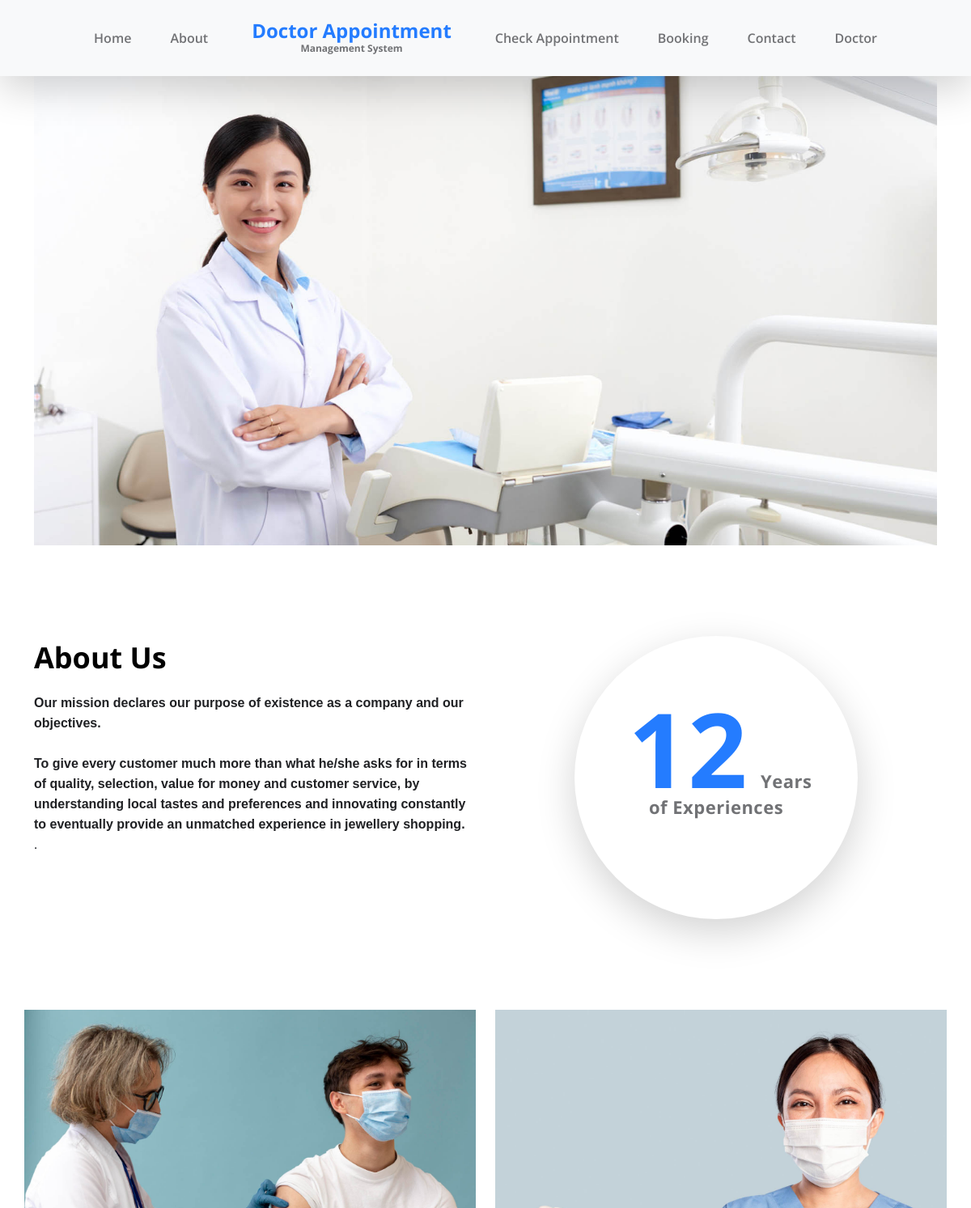
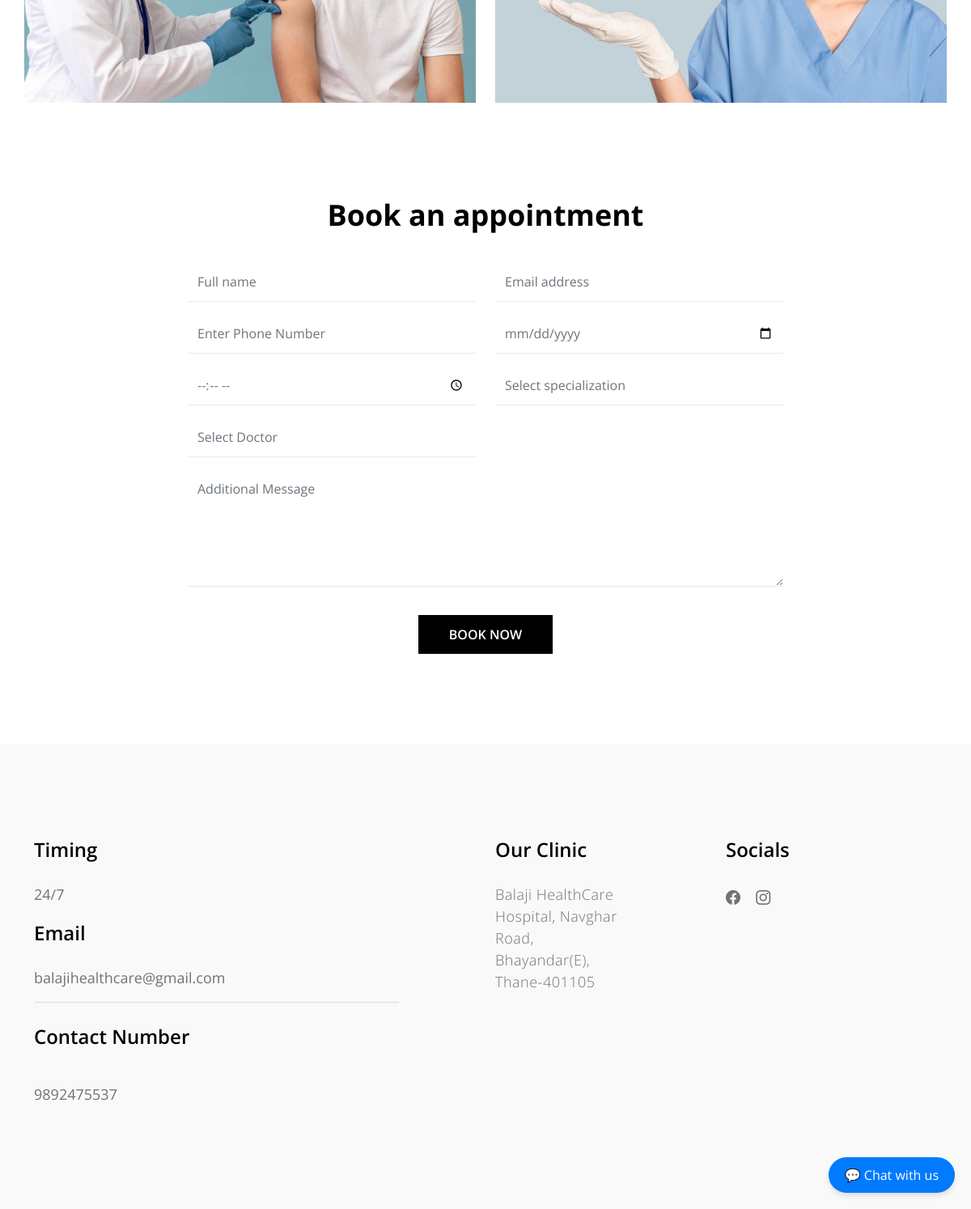
The page / on the database its author committed (2 pictures, top to bottom).
### tables this page shows
CREATE TABLE `tblpage` (
  `ID` int(10) NOT NULL,
  `PageType` varchar(200) DEFAULT NULL,
  `PageTitle` mediumtext DEFAULT NULL,
  `PageDescription` mediumtext DEFAULT NULL,
  `Email` varchar(200) DEFAULT NULL,
  `MobileNumber` bigint(10) DEFAULT NULL,
  `UpdationDate` date DEFAULT NULL,
  `Timing` varchar(200) NOT NULL
);

### index.php (the view, shortened to what this page needs)
<?php
include('doctor/includes/dbconnection.php');
?>
<!doctype html>
<html lang="en">
<head>
    <link href="css/bootstrap.min.css" rel="stylesheet">
    <link href="css/bootstrap-icons.css" rel="stylesheet">
    <link href="css/owl.carousel.min.css" rel="stylesheet">
    <link href="css/owl.theme.default.min.css" rel="stylesheet">
    <link href="css/templatemo-medic-care.css" rel="stylesheet">
</head>
<body id="top">
    <main>
        <?php include_once('includes/header.php'); ?>
        <section class="hero" id="hero">
            <div class="container">
                <div class="row">
                    <div class="col-12">
                        <div id="myCarousel" class="carousel slide carousel-fade" data-bs-ride="carousel">
                            <div class="carousel-inner">
                                <div class="carousel-item">
                                    <img src="images/slider/young-asian-female-dentist-white-coat-posing-clinic-equipment.jpg" class="img-fluid" alt="">
                                </div>
                            </div>
                        </div>
                    </div>
                </div>
            </div>
        </section>
        <section class="section-padding" id="about">
            <div class="container">
                <div class="row">
                    <div class="col-lg-6 col-md-6 col-12">
                        <?php
                        $sql = "SELECT * from tblpage where PageType='aboutus'";
                        $query = $dbh->prepare($sql);
                        $query->execute();
                        $results = $query->fetchAll(PDO::FETCH_OBJ);
                        if ($query->rowCount() > 0) {
                            foreach ($results as $row) {               ?>
                                <h2 class="mb-lg-3 mb-3"><?php echo htmlentities($row->PageTitle); ?></h2>
                                <p><?php echo ($row->PageDescription); ?>.</p>
                        <?php $cnt = $cnt + 1;
                            }
                        } ?>
                    </div>
                    <div class="col-lg-4 col-md-5 col-12 mx-auto">
                        <div class="featured-circle bg-white shadow-lg d-flex justify-content-center align-items-center">
                            <p class="featured-text"><span class="featured-number">12</span> Years<br> of Experiences</p>
                        </div>
                    </div>
                </div>
            </div>
        </section>
        <section class="gallery">
            <div class="container">
                <div class="row">
                    <div class="col-lg-6 col-6 ps-0">
                        <img src="images/gallery/medium-shot-man-getting-vaccine.jpg" class="img-fluid galleryImage" alt="get a vaccine" title="get a vaccine for yourself">
                    </div>
                    <div class="col-lg-6 col-6 pe-0">
                        <img src="images/gallery/female-doctor-with-presenting-hand-gesture.jpg" class="img-fluid galleryImage" alt="wear a mask" title="wear a mask to protect yourself">
                    </div>
                </div>
            </div>
        </section>
        <section class="section-padding" id="booking">
            <div class="container">
                <div class="row">
                    <div class="col-lg-8 col-12 mx-auto">
                        <div class="booking-form">
                            <h2 class="text-center mb-lg-3 mb-2">Book an appointment</h2>
                            <form role="form" method="post">
                                <div class="row">
                                    <div class="col-lg-6 col-12">
                                        <input type="text" name="name" id="name" class="form-control" placeholder="Full name" required='true'>
                                    </div>
                                    <div class="col-lg-6 col-12">
                                        <input type="email" name="email" id="email" pattern="[^ @]*@[^ @]*" class="form-control" placeholder="Email address" required='true'>
                                    </div>
                                    <div class="col-lg-6 col-12">
                                        <input type="telephone" name="phone" id="phone" class="form-control" placeholder="Enter Phone Number" maxlength="10">
                                    </div>
                                    <div class="col-lg-6 col-12">
                                        <input type="date" name="date" id="date" value="" class="form-control">
                                    </div>
                                    <div class="col-lg-6 col-12">
                                        <input type="time" name="time" id="time" value="" class="form-control">
                                    </div>
                                    <div class="col-lg-6 col-12">
                                        <select onChange="getdoctors(this.value);" name="specialization" id="specialization" class="form-control" required>
                                            <option value="">Select specialization</option>
                                        </select>
                                    </div>
                                    <div class="col-lg-6 col-12">
                                        <select name="doctorlist" id="doctorlist" class="form-control">
                                            <option value="">Select Doctor</option>
                                        </select>
                                    </div>
                                    <div class="col-12">
                                        <textarea class="form-control" rows="5" id="message" name="message" placeholder="Additional Message"></textarea>
                                    </div>
                                    <div class="col-lg-3 col-md-4 col-6 mx-auto">
                                        <button type="submit" class="form-control" name="submit" id="submit-button">Book Now</button>
                                    </div>
                                </div>
                            </form>
                        </div>
                    </div>
                </div>
            </div>
        </section>
    </main>
    <?php include_once('includes/footer.php'); ?>
<div class="chat-container">
    <button id="hubspot-chat-widget" class="chat-button" onclick="toggleChat()">
        💬 Chat with us
    </button>
</div>
</body>
</html>

### includes/header.php (shortened to what this page needs)
<nav class="navbar navbar-expand-lg bg-light fixed-top shadow-lg">
                <div class="container">
                    <div class="collapse navbar-collapse" id="navbarNav">
                        <ul class="navbar-nav mx-auto">
                            <li class="nav-item active">
                                <a class="nav-link" href="index.php">Home</a>
                            </li>
                            <li class="nav-item">
                                <a class="nav-link" href="#about">About</a>
                            </li>
                            <a class="navbar-brand d-none d-lg-block" href="index.php">
                                Doctor Appointment
                                <strong class="d-block">Management System</strong>
                            </a>
                            <li class="nav-item">
                                <a class="nav-link" href="check-appointment.php">Check Appointment</a>
                            </li>
                            <li class="nav-item">
                                <a class="nav-link" href="#booking">Booking</a>
                            </li>
                            <li class="nav-item">
                                <a class="nav-link" href="#contact">Contact</a>
                            </li>
                             <li class="nav-item active">
                                <a class="nav-link" href="doctor/login.php">Doctor</a>
                            </li>
                        </ul>
                    </div>
                </div>
            </nav>

### includes/footer.php (shortened to what this page needs)
<footer class="site-footer section-padding" id="contact">
            <div class="container">
                <div class="row">
                    <div class="col-lg-5 me-auto col-12">
                        <?php
$sql="SELECT * from tblpage where PageType='contactus'";
$query = $dbh -> prepare($sql);
$query->execute();
$results=$query->fetchAll(PDO::FETCH_OBJ);
$cnt=1;
if($query->rowCount() > 0)
{
foreach($results as $row)
{               ?>
                        <h5 class="mb-lg-4 mb-3">Timing</h5>
                        <ul class="list-group list-group-flush">
                            <li class="list-group-item d-flex">
                                <?php  echo ($row->Timing);?>
                            </li></ul>
                            <h5 class="mb-lg-4 mb-3">Email</h5>
                            <ul class="list-group list-group-flush">
                            <li class="list-group-item d-flex">
                                <?php  echo ($row->Email);?></li>
                                <br>
                                 <h5 class="mb-lg-4 mb-3">Contact Number</h5>
                            <li class="list-group-item d-flex">
                                <?php  echo ($row->MobileNumber);?></li>
                        </ul>
                    </div>
                    <div class="col-lg-2 col-md-6 col-12 my-4 my-lg-0">
                        <h5 class="mb-lg-4 mb-3">Our Clinic</h5>
                        <p><?php  echo ($row->PageDescription);?></p>
                    </div>
<?php $cnt=$cnt+1;}} ?>
                    <div class="col-lg-3 col-md-6 col-12 ms-auto">
                        <h5 class="mb-lg-4 mb-2">Socials</h5>
                        <ul class="social-icon">
                            <li><a href="https://www.facebook.com/profile.php?id=61566247006091" class="social-icon-link bi-facebook"></a></li>
                            <li><a href="https://www.instagram.com/balaji_healthcare_hospital18/" class="social-icon-link bi-instagram"></a></li>
                        </ul>
                    </div>
                </div>
        </footer>

### css/templatemo-medic-care.css (style rules this page uses)
:root { --white-color: #FFFFFF; --primary-color: #247cff; --section-bg-color: #F9F9F9; --dark-color: #000000; --title-color: #565758; --p-color: #717275; --border-color: #eaeaea; --body-font-family: 'Open Sans', sans-serif; --h1-font-size: 48px; --h2-font-size: 36px; --h3-font-size: 32px; --h4-font-size: 28px; --h5-font-size: 24px; --h6-font-size: 22px; --p-font-size: 18px; --menu-font-size: 16px; --font-weight-light: 300; --font-weight-normal: 400; --font-weight-semibold: 600; --font-weight-bold: 700; }
body { background: var(--white-color); font-family: var(--body-font-family); position: relative; padding-top: 94px; }
h2, h3, h4, h5, h6 { color: var(--dark-color); line-height: inherit; }
h1, h2, h3, h4, h5, h6 { font-weight: var(--font-weight-semibold); }
h1, h2 { font-weight: var(--font-weight-bold); }
h2 { font-size: var(--h2-font-size); }
h5 { font-size: var(--h5-font-size); }
p { color: var(--p-color); font-size: var(--p-font-size); font-weight: var(--font-weight-light); letter-spacing: 0.5px; }
a, button { touch-action: manipulation; transition: all 0.3s; }
a { color: var(--p-color); text-decoration: none; }
.section-padding { padding-top: 7rem; padding-bottom: 7rem; }
b, strong { font-weight: var(--font-weight-bold); }
.list-group-item { background-color: transparent; color: var(--p-color); font-size: var(--p-font-size); padding: 1rem 0; }
.list-group-item:first-child { padding-top: 0; }
.hero { padding-top: 0rem; }
.hero .container { position: relative; overflow: hidden; height: 580px; }
.featured-circle { border-radius: 100%; width: 350px; height: 350px; margin: 0 auto; padding: 0 20px; }
.featured-text { font-size: var(--h6-font-size); line-height: 2rem; font-weight: var(--font-weight-bold); text-align: center; margin-bottom: 0; }
.featured-number { color: var(--primary-color); font-size: 8rem; margin: 0 10px; }
.navbar { padding-top: 20px; padding-bottom: 20px; }
.navbar-brand { color: var(--primary-color); font-size: var(--h5-font-size); font-weight: var(--font-weight-bold); margin: 0 30px; padding: 0; text-align: center; }
.navbar-brand strong { color: var(--p-color); font-size: 12px; position: relative; bottom: 5px; }
.navbar-expand-lg .navbar-nav .nav-link { padding-right: 1.5rem; padding-left: 1.5rem; }
.navbar-nav .nav-link { color: var(--p-color); font-weight: var(--font-weight-semibold); font-size: var(--menu-font-size); padding-top: 15px; padding-bottom: 15px; }
.booking-form .form-control { background: transparent; border-radius: 0; border: 0; border-bottom: 1px solid var(--border-color); color: #6c757d; font-weight: var(--font-weight-normal); padding-top: 12px; padding-bottom: 12px; margin-top: 15px; transition: all 0.3s; }
.booking-form #submit-button { background: var(--dark-color); border-bottom: 0; font-weight: var(--font-weight-semibold); color: var(--white-color); text-transform: uppercase; margin-top: 35px; }
.site-footer { background: var(--section-bg-color); }
.social-icon { margin: 0; padding: 0; }
.social-icon li { list-style: none; display: inline-block; vertical-align: top; transition: all 0.3s; }
.social-icon-link { font-size: var(--p-font-size); display: inline-block; vertical-align: top; margin-top: 4px; margin-bottom: 4px; margin-right: 15px; }

### index.php (style rules this page uses)
.chat-container { position: fixed; bottom: 20px; right: 20px; z-index: 1000; }
.chat-button { background-color: #007bff; color: white; border: none; padding: 10px 20px; border-radius: 30px; cursor: pointer; font-size: 16px; box-shadow: 0 4px 6px rgba(0, 0, 0, 0.1); transition: background-color 0.3s ease; }

### rows shown on the page
tblpage: PageTitle "About Us", PageDescription "Our mission declares our purpose of existence as a company and our objectives. To give every customer much more than what he/she asks for in terms of quality, selection, value for money and customer service, by understanding local tastes and preferences and innovating constantly to eventually provide an unmatched experience in jewellery shopping."
tblpage: Timing "24/7", Email "balajihealthcare@gmail.com", MobileNumber "9892475537", PageDescription "Balaji HealthCare Hospital, Navghar Road, Bhayandar(E), Thane-401105"
